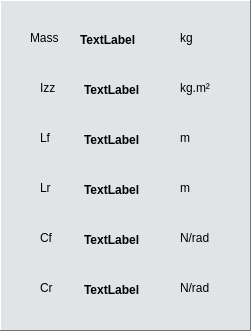
   <widget class="QFrame" name="frame">
    <property name="geometry">
     <rect>
      <x>220</x>
      <y>30</y>
      <width>251</width>
      <height>331</height>
     </rect>
    </property>
    <property name="palette">
     <palette>
      <active>
       <colorrole role="WindowText">
        <brush brushstyle="SolidPattern">
         <color alpha="255">
          <red>0</red>
          <green>0</green>
          <blue>0</blue>
         </color>
        </brush>
       </colorrole>
       <colorrole role="Button">
        <brush brushstyle="SolidPattern">
         <color alpha="255">
          <red>225</red>
          <green>228</green>
          <blue>231</blue>
         </color>
        </brush>
       </colorrole>
       <colorrole role="Light">
        <brush brushstyle="SolidPattern">
         <color alpha="255">
          <red>255</red>
          <green>255</green>
          <blue>255</blue>
         </color>
        </brush>
       </colorrole>
       <colorrole role="Midlight">
        <brush brushstyle="SolidPattern">
         <color alpha="255">
          <red>240</red>
          <green>241</green>
          <blue>243</blue>
         </color>
        </brush>
       </colorrole>
       <colorrole role="Dark">
        <brush brushstyle="SolidPattern">
         <color alpha="255">
          <red>112</red>
          <green>114</green>
          <blue>115</blue>
         </color>
        </brush>
       </colorrole>
       <colorrole role="Mid">
        <brush brushstyle="SolidPattern">
         <color alpha="255">
          <red>150</red>
          <green>152</green>
          <blue>154</blue>
         </color>
        </brush>
       </colorrole>
       <colorrole role="Text">
        <brush brushstyle="SolidPattern">
         <color alpha="255">
          <red>0</red>
          <green>0</green>
          <blue>0</blue>
         </color>
        </brush>
       </colorrole>
       <colorrole role="BrightText">
        <brush brushstyle="SolidPattern">
         <color alpha="255">
          <red>255</red>
          <green>255</green>
          <blue>255</blue>
         </color>
        </brush>
       </colorrole>
       <colorrole role="ButtonText">
        <brush brushstyle="SolidPattern">
         <color alpha="255">
          <red>0</red>
          <green>0</green>
          <blue>0</blue>
         </color>
        </brush>
       </colorrole>
       <colorrole role="Base">
        <brush brushstyle="SolidPattern">
         <color alpha="255">
          <red>255</red>
          <green>255</green>
          <blue>255</blue>
         </color>
        </brush>
       </colorrole>
       <colorrole role="Window">
        <brush brushstyle="SolidPattern">
         <color alpha="255">
          <red>225</red>
          <green>228</green>
          <blue>231</blue>
         </color>
        </brush>
       </colorrole>
       <colorrole role="Shadow">
        <brush brushstyle="SolidPattern">
         <color alpha="255">
          <red>0</red>
          <green>0</green>
          <blue>0</blue>
         </color>
        </brush>
       </colorrole>
       <colorrole role="AlternateBase">
        <brush brushstyle="SolidPattern">
         <color alpha="255">
          <red>240</red>
          <green>241</green>
          <blue>243</blue>
         </color>
        </brush>
       </colorrole>
       <colorrole role="ToolTipBase">
        <brush brushstyle="SolidPattern">
         <color alpha="255">
          <red>255</red>
          <green>255</green>
          <blue>220</blue>
         </color>
        </brush>
       </colorrole>
       <colorrole role="ToolTipText">
        <brush brushstyle="SolidPattern">
         <color alpha="255">
          <red>0</red>
          <green>0</green>
          <blue>0</blue>
         </color>
        </brush>
       </colorrole>
       <colorrole role="PlaceholderText">
        <brush brushstyle="SolidPattern">
         <color alpha="128">
          <red>0</red>
          <green>0</green>
          <blue>0</blue>
         </color>
        </brush>
       </colorrole>
      </active>
      <inactive>
       <colorrole role="WindowText">
        <brush brushstyle="SolidPattern">
         <color alpha="255">
          <red>0</red>
          <green>0</green>
          <blue>0</blue>
         </color>
        </brush>
       </colorrole>
       <colorrole role="Button">
        <brush brushstyle="SolidPattern">
         <color alpha="255">
          <red>225</red>
          <green>228</green>
          <blue>231</blue>
         </color>
        </brush>
       </colorrole>
       <colorrole role="Light">
        <brush brushstyle="SolidPattern">
         <color alpha="255">
          <red>255</red>
          <green>255</green>
          <blue>255</blue>
         </color>
        </brush>
       </colorrole>
       <colorrole role="Midlight">
        <brush brushstyle="SolidPattern">
         <color alpha="255">
          <red>240</red>
          <green>241</green>
          <blue>243</blue>
         </color>
        </brush>
       </colorrole>
       <colorrole role="Dark">
        <brush brushstyle="SolidPattern">
         <color alpha="255">
          <red>112</red>
          <green>114</green>
          <blue>115</blue>
         </color>
        </brush>
       </colorrole>
       <colorrole role="Mid">
        <brush brushstyle="SolidPattern">
         <color alpha="255">
          <red>150</red>
          <green>152</green>
          <blue>154</blue>
         </color>
        </brush>
       </colorrole>
       <colorrole role="Text">
        <brush brushstyle="SolidPattern">
         <color alpha="255">
          <red>0</red>
          <green>0</green>
          <blue>0</blue>
         </color>
        </brush>
       </colorrole>
       <colorrole role="BrightText">
        <brush brushstyle="SolidPattern">
         <color alpha="255">
          <red>255</red>
          <green>255</green>
          <blue>255</blue>
         </color>
        </brush>
       </colorrole>
       <colorrole role="ButtonText">
        <brush brushstyle="SolidPattern">
         <color alpha="255">
          <red>0</red>
          <green>0</green>
          <blue>0</blue>
         </color>
        </brush>
       </colorrole>
       <colorrole role="Base">
        <brush brushstyle="SolidPattern">
         <color alpha="255">
          <red>255</red>
          <green>255</green>
          <blue>255</blue>
         </color>
        </brush>
       </colorrole>
       <colorrole role="Window">
        <brush brushstyle="SolidPattern">
         <color alpha="255">
          <red>225</red>
          <green>228</green>
          <blue>231</blue>
         </color>
        </brush>
       </colorrole>
       <colorrole role="Shadow">
        <brush brushstyle="SolidPattern">
         <color alpha="255">
          <red>0</red>
          <green>0</green>
          <blue>0</blue>
         </color>
        </brush>
       </colorrole>
       <colorrole role="AlternateBase">
        <brush brushstyle="SolidPattern">
         <color alpha="255">
          <red>240</red>
          <green>241</green>
          <blue>243</blue>
         </color>
        </brush>
       </colorrole>
       <colorrole role="ToolTipBase">
        <brush brushstyle="SolidPattern">
         <color alpha="255">
          <red>255</red>
          <green>255</green>
          <blue>220</blue>
         </color>
        </brush>
       </colorrole>
       <colorrole role="ToolTipText">
        <brush brushstyle="SolidPattern">
         <color alpha="255">
          <red>0</red>
          <green>0</green>
          <blue>0</blue>
         </color>
        </brush>
       </colorrole>
       <colorrole role="PlaceholderText">
        <brush brushstyle="SolidPattern">
         <color alpha="128">
          <red>0</red>
          <green>0</green>
          <blue>0</blue>
         </color>
        </brush>
       </colorrole>
      </inactive>
      <disabled>
       <colorrole role="WindowText">
        <brush brushstyle="SolidPattern">
         <color alpha="255">
          <red>112</red>
          <green>114</green>
          <blue>115</blue>
         </color>
        </brush>
       </colorrole>
       <colorrole role="Button">
        <brush brushstyle="SolidPattern">
         <color alpha="255">
          <red>225</red>
          <green>228</green>
          <blue>231</blue>
         </color>
        </brush>
       </colorrole>
       <colorrole role="Light">
        <brush brushstyle="SolidPattern">
         <color alpha="255">
          <red>255</red>
          <green>255</green>
          <blue>255</blue>
         </color>
        </brush>
       </colorrole>
       <colorrole role="Midlight">
        <brush brushstyle="SolidPattern">
         <color alpha="255">
          <red>240</red>
          <green>241</green>
          <blue>243</blue>
         </color>
        </brush>
       </colorrole>
       <colorrole role="Dark">
        <brush brushstyle="SolidPattern">
         <color alpha="255">
          <red>112</red>
          <green>114</green>
          <blue>115</blue>
         </color>
        </brush>
       </colorrole>
       <colorrole role="Mid">
        <brush brushstyle="SolidPattern">
         <color alpha="255">
          <red>150</red>
          <green>152</green>
          <blue>154</blue>
         </color>
        </brush>
       </colorrole>
       <colorrole role="Text">
        <brush brushstyle="SolidPattern">
         <color alpha="255">
          <red>112</red>
          <green>114</green>
          <blue>115</blue>
         </color>
        </brush>
       </colorrole>
       <colorrole role="BrightText">
        <brush brushstyle="SolidPattern">
         <color alpha="255">
          <red>255</red>
          <green>255</green>
          <blue>255</blue>
         </color>
        </brush>
       </colorrole>
       <colorrole role="ButtonText">
        <brush brushstyle="SolidPattern">
         <color alpha="255">
          <red>112</red>
          <green>114</green>
          <blue>115</blue>
         </color>
        </brush>
       </colorrole>
       <colorrole role="Base">
        <brush brushstyle="SolidPattern">
         <color alpha="255">
          <red>225</red>
          <green>228</green>
          <blue>231</blue>
         </color>
        </brush>
       </colorrole>
       <colorrole role="Window">
        <brush brushstyle="SolidPattern">
         <color alpha="255">
          <red>225</red>
          <green>228</green>
          <blue>231</blue>
         </color>
        </brush>
       </colorrole>
       <colorrole role="Shadow">
        <brush brushstyle="SolidPattern">
         <color alpha="255">
          <red>0</red>
          <green>0</green>
          <blue>0</blue>
         </color>
        </brush>
       </colorrole>
       <colorrole role="AlternateBase">
        <brush brushstyle="SolidPattern">
         <color alpha="255">
          <red>225</red>
          <green>228</green>
          <blue>231</blue>
         </color>
        </brush>
       </colorrole>
       <colorrole role="ToolTipBase">
        <brush brushstyle="SolidPattern">
         <color alpha="255">
          <red>255</red>
          <green>255</green>
          <blue>220</blue>
         </color>
        </brush>
       </colorrole>
       <colorrole role="ToolTipText">
        <brush brushstyle="SolidPattern">
         <color alpha="255">
          <red>0</red>
          <green>0</green>
          <blue>0</blue>
         </color>
        </brush>
       </colorrole>
       <colorrole role="PlaceholderText">
        <brush brushstyle="SolidPattern">
         <color alpha="128">
          <red>0</red>
          <green>0</green>
          <blue>0</blue>
         </color>
        </brush>
       </colorrole>
      </disabled>
     </palette>
    </property>
    <property name="autoFillBackground">
     <bool>true</bool>
    </property>
    <property name="frameShape">
     <enum>QFrame::Panel</enum>
    </property>
    <property name="frameShadow">
     <enum>QFrame::Raised</enum>
    </property>
    <widget class="QLabel" name="label_25">
     <property name="geometry">
      <rect>
       <x>180</x>
       <y>30</y>
       <width>55</width>
       <height>16</height>
      </rect>
     </property>
     <property name="text">
      <string>kg</string>
     </property>
    </widget>
    <widget class="QLabel" name="label_7">
     <property name="geometry">
      <rect>
       <x>80</x>
       <y>30</y>
       <width>71</width>
       <height>20</height>
      </rect>
     </property>
     <property name="font">
      <font>
       <weight>75</weight>
       <bold>true</bold>
      </font>
     </property>
     <property name="text">
      <string>TextLabel</string>
     </property>
    </widget>
    <widget class="QLabel" name="label_19">
     <property name="geometry">
      <rect>
       <x>30</x>
       <y>30</y>
       <width>31</width>
       <height>16</height>
      </rect>
     </property>
     <property name="text">
      <string>Mass</string>
     </property>
    </widget>
    <widget class="QLabel" name="label_26">
     <property name="geometry">
      <rect>
       <x>180</x>
       <y>80</y>
       <width>55</width>
       <height>16</height>
      </rect>
     </property>
     <property name="text">
      <string>kg.m²</string>
     </property>
    </widget>
    <widget class="QLabel" name="label_8">
     <property name="geometry">
      <rect>
       <x>84</x>
       <y>80</y>
       <width>71</width>
       <height>20</height>
      </rect>
     </property>
     <property name="font">
      <font>
       <weight>75</weight>
       <bold>true</bold>
      </font>
     </property>
     <property name="text">
      <string>TextLabel</string>
     </property>
    </widget>
    <widget class="QLabel" name="label_20">
     <property name="geometry">
      <rect>
       <x>40</x>
       <y>80</y>
       <width>21</width>
       <height>16</height>
      </rect>
     </property>
     <property name="text">
      <string>Izz</string>
     </property>
    </widget>
    <widget class="QLabel" name="label_27">
     <property name="geometry">
      <rect>
       <x>180</x>
       <y>130</y>
       <width>55</width>
       <height>16</height>
      </rect>
     </property>
     <property name="text">
      <string>m</string>
     </property>
    </widget>
    <widget class="QLabel" name="label_9">
     <property name="geometry">
      <rect>
       <x>84</x>
       <y>130</y>
       <width>71</width>
       <height>20</height>
      </rect>
     </property>
     <property name="font">
      <font>
       <weight>75</weight>
       <bold>true</bold>
      </font>
     </property>
     <property name="text">
      <string>TextLabel</string>
     </property>
    </widget>
    <widget class="QLabel" name="label_21">
     <property name="geometry">
      <rect>
       <x>40</x>
       <y>130</y>
       <width>16</width>
       <height>16</height>
      </rect>
     </property>
     <property name="text">
      <string>Lf</string>
     </property>
    </widget>
    <widget class="QLabel" name="label_22">
     <property name="geometry">
      <rect>
       <x>40</x>
       <y>180</y>
       <width>21</width>
       <height>16</height>
      </rect>
     </property>
     <property name="text">
      <string>Lr</string>
     </property>
    </widget>
    <widget class="QLabel" name="label_10">
     <property name="geometry">
      <rect>
       <x>84</x>
       <y>180</y>
       <width>71</width>
       <height>20</height>
      </rect>
     </property>
     <property name="font">
      <font>
       <weight>75</weight>
       <bold>true</bold>
      </font>
     </property>
     <property name="text">
      <string>TextLabel</string>
     </property>
    </widget>
    <widget class="QLabel" name="label_28">
     <property name="geometry">
      <rect>
       <x>180</x>
       <y>180</y>
       <width>55</width>
       <height>16</height>
      </rect>
     </property>
     <property name="text">
      <string>m</string>
     </property>
    </widget>
    <widget class="QLabel" name="label_23">
     <property name="geometry">
      <rect>
       <x>40</x>
       <y>230</y>
       <width>21</width>
       <height>16</height>
      </rect>
     </property>
     <property name="text">
      <string>Cf</string>
     </property>
    </widget>
    <widget class="QLabel" name="label_11">
     <property name="geometry">
      <rect>
       <x>84</x>
       <y>230</y>
       <width>71</width>
       <height>20</height>
      </rect>
     </property>
     <property name="font">
      <font>
       <weight>75</weight>
       <bold>true</bold>
      </font>
     </property>
     <property name="text">
      <string>TextLabel</string>
     </property>
    </widget>
    <widget class="QLabel" name="label_29">
     <property name="geometry">
      <rect>
       <x>180</x>
       <y>230</y>
       <width>55</width>
       <height>16</height>
      </rect>
     </property>
     <property name="text">
      <string>N/rad</string>
     </property>
    </widget>
    <widget class="QLabel" name="label_24">
     <property name="geometry">
      <rect>
       <x>40</x>
       <y>280</y>
       <width>21</width>
       <height>16</height>
      </rect>
     </property>
     <property name="text">
      <string>Cr</string>
     </property>
    </widget>
    <widget class="QLabel" name="label_12">
     <property name="geometry">
      <rect>
       <x>84</x>
       <y>280</y>
       <width>71</width>
       <height>20</height>
      </rect>
     </property>
     <property name="font">
      <font>
       <weight>75</weight>
       <bold>true</bold>
      </font>
     </property>
     <property name="text">
      <string>TextLabel</string>
     </property>
    </widget>
    <widget class="QLabel" name="label_30">
     <property name="geometry">
      <rect>
       <x>180</x>
       <y>280</y>
       <width>55</width>
       <height>16</height>
      </rect>
     </property>
     <property name="text">
      <string>N/rad</string>
     </property>
    </widget>
   </widget>
